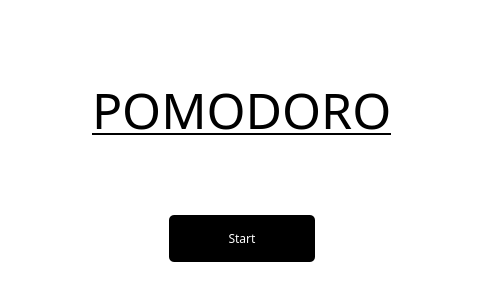
<?xml version="1.0" encoding="UTF-8"?>
<ui version="4.0">
 <class>MainWindow</class>
 <widget class="QMainWindow" name="MainWindow">
  <property name="geometry">
   <rect>
    <x>0</x>
    <y>0</y>
    <width>446</width>
    <height>293</height>
   </rect>
  </property>
  <property name="windowTitle">
   <string>Pomodoro</string>
  </property>
  <property name="windowIcon">
   <iconset resource="resources.qrc">
    <normaloff>:/icons/penIcon.png</normaloff>:/icons/penIcon.png</iconset>
  </property>
  <property name="styleSheet">
   <string notr="true">background-color:white;</string>
  </property>
  <widget class="QWidget" name="centralwidget">
   <layout class="QVBoxLayout" name="verticalLayout">
    <item>
     <widget class="QLabel" name="label">
      <property name="font">
       <font>
        <family>Algerian</family>
        <pointsize>-1</pointsize>
        <bold>false</bold>
        <underline>true</underline>
       </font>
      </property>
      <property name="autoFillBackground">
       <bool>false</bool>
      </property>
      <property name="styleSheet">
       <string notr="true">color:black;
font-size:50px;
padding:50px 70px;
</string>
      </property>
      <property name="text">
       <string>POMODORO</string>
      </property>
      <property name="wordWrap">
       <bool>true</bool>
      </property>
     </widget>
    </item>
    <item>
     <widget class="QPushButton" name="pushButton">
      <property name="font">
       <font>
        <family>Algerian</family>
       </font>
      </property>
      <property name="styleSheet">
       <string notr="true">border-radius:5px;
color:white;
background-color:black;
margin: 0px 160px;
padding:15px 20px;</string>
      </property>
      <property name="text">
       <string>Start</string>
      </property>
     </widget>
    </item>
   </layout>
  </widget>
  <widget class="QMenuBar" name="menubar">
   <property name="geometry">
    <rect>
     <x>0</x>
     <y>0</y>
     <width>446</width>
     <height>21</height>
    </rect>
   </property>
  </widget>
  <widget class="QStatusBar" name="statusbar"/>
 </widget>
 <resources>
  <include location="resources.qrc"/>
 </resources>
 <connections/>
</ui>
